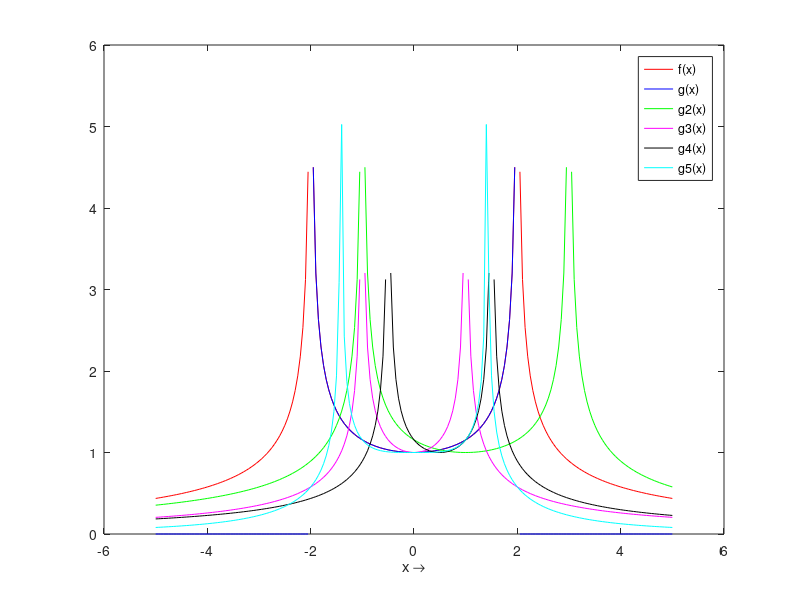
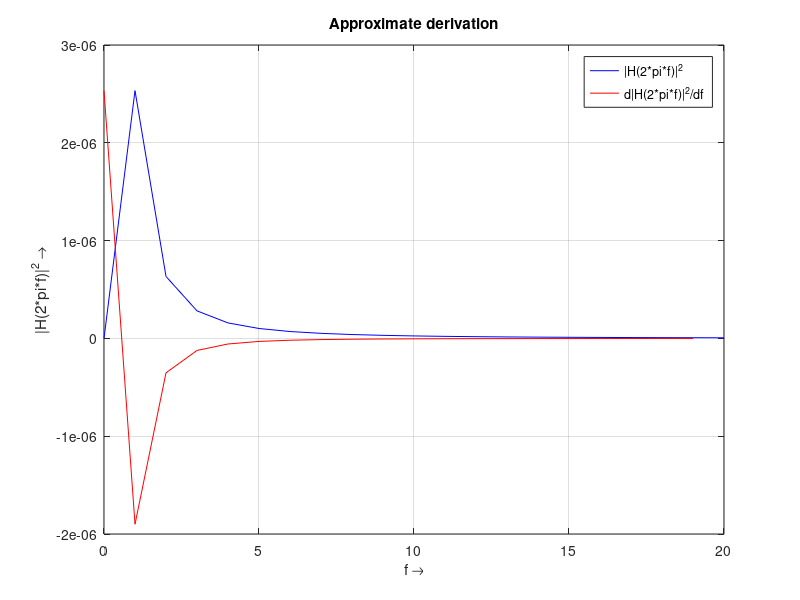

Source code (MATLAB) for these figures, in order:
close all; clear all; clc;
%%Aufgabe 1
figure (1)
x=-5:.05:5;
g_x=1 ./ sqrt(abs(1 - 0.25*x.^2)); %Definitionsbereich R-[-2;2] Wertebereich R Symmetriepunkt (0,1)
f_x=1 ./ sqrt(1 - 0.25*x.^2);%Definitionsbereich [-2;2] Wertebereich [1;4,5] 
plot( x , g_x , '-r' )
hold on ;
plot( x , f_x , '-b' )
%ylabel('f(x) , g(x) \rightarrow')
%%Aufgabe 2
g2_x = 1./sqrt(abs(1-0.25*(x-1).^2)) ;
plot(x,g2_x,'-g')
g3_x = 1./sqrt(abs(1-0.25*(x.*2).^2)) ;
plot(x,g3_x,'-m');
g4_x = 1./sqrt(abs(1-0.25*(x.*2-1).^2)) ;
plot(x,g4_x,'-k');
g5_x = 1./sqrt(abs(1-0.25*(x.^2).^2)) ;
plot(x,g5_x,'-c');
xlabel('x \rightarrow') 
legend('f(x)' , 'g(x)', 'g2(x)','g3(x)','g4(x)','g5(x)')
hold off ;
%%Aufgabe 3
f=0:1:20;
H_f= (((20*pi.*f).^2)./(((1-1000*((2*pi.*f).^2)).^2)+((20*pi.*f).^2)));
figure (2)
plot(f,H_f,'-b')
xlabel('f \rightarrow')
ylabel('|H(2*pi*f)|^2 \rightarrow')
grid on;
hold on ;
plot(f(1:end-1),diff(H_f)./diff(f),'-r')
title('Approximate derivation')
legend('|H(2*pi*f)|^2', 'd|H(2*pi*f)|^2/df')
%%Aufgabe 4
O=((20*pi.*f).^2);
U=(((1-1000*((2*pi.*f).^2)).^2)+((20*pi.*f).^2));
[Q,D]= polyder(O,U);
N=roots(Q);






















